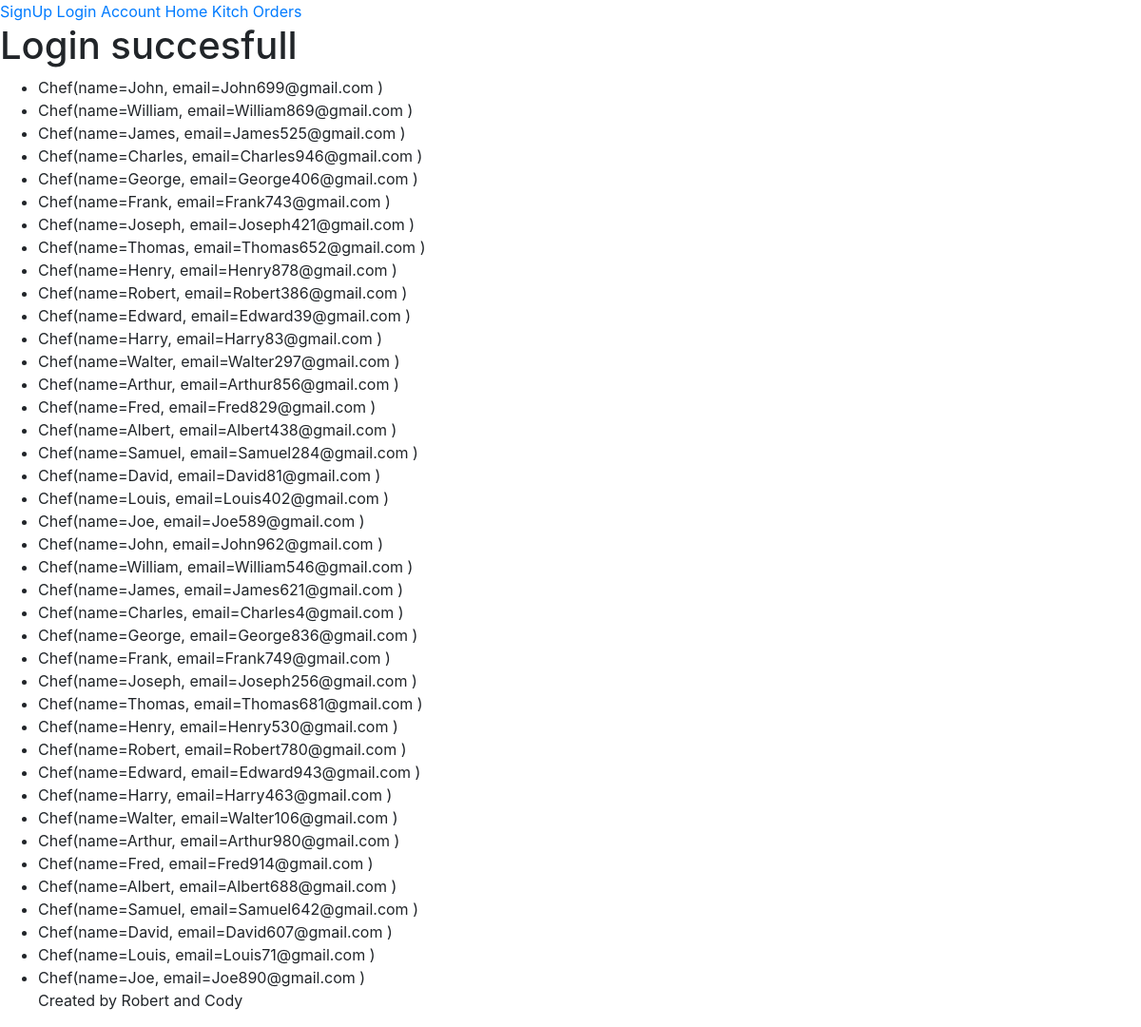
The page /home (signed in) on the database its author committed.
### models.py (models this page shows)
class Chef:
    pass

### app.py (the view)
@app.route("/home")
@login_required
def home():
    chefs = session.query(Chef).all()
    return render_template("home.html",chefs=chefs)

### app.py (called while the page is built)
@login_manager.user_loader
def load_user(user_id):
    return session.query(Chef).filter_by(id=user_id).first()

### models.py (called while the page is built)
    def __repr__(self):
        if self.cart and self.kitch:
            return "Chef(name=%s, email=%s, cartid=%s, kitchid=%s)"%(self.name, self.email, self.cart.id, self.kitch.id)
        elif self.cart and not self.kitch:
            return "Chef(name=%s, cartid=%s)"%(self.name, self.cart.id)
        elif self.kitch and not self.cart:
            return "Chef(name=%s, kitchid=%s)"%(self.name, self.kitch.id)
        else:
            return "Chef(name=%s, email=%s )"%(self.name, self.email )

### templates/home.html (shortened to what this page needs)
{% extends "navbase.html" %}
{% block content %}
    <h1> Login succesfull </h1>
    {% for chef in chefs %}
    <ul>
        <li>{{chef}} </li}
    {% endfor %}
{% endblock %}

### templates/navbase.html
{% extends "base.html" %}
{% block navbar %}
    <a href= {{ url_for("signup") }}>SignUp</a>
    <a href= {{ url_for("login") }}>Login</a>
    <a href= {{ url_for("account") }}>Account</a>
    <a href= {{ url_for("home") }}>Home</a>
    <a href= {{ url_for("kitch") }}>Kitch</a>
    <a href= {{ url_for("orders") }}>Orders</a>
{% endblock %}

### templates/base.html (shortened to what this page needs)
<html>
<link rel="stylesheet" href="https://maxcdn.bootstrapcdn.com/bootstrap/4.0.0-beta.2/css/bootstrap.min.css">
    <head>
    </head>
        <body>
        {% block navbar %}
        {% endblock %}
        {% block content %}
        {% endblock %}
        </body>
<p> Created by Robert and Cody </p>
</html>

### rows shown on the page
Chef: name+email "Chef(name=John, email=John699@gmail.com )"
Chef: name+email "Chef(name=William, email=William869@gmail.com )"
Chef: name+email "Chef(name=James, email=James525@gmail.com )"
Chef: name+email "Chef(name=Charles, email=Charles946@gmail.com )"
Chef: name+email "Chef(name=George, email=George406@gmail.com )"
Chef: name+email "Chef(name=Frank, email=Frank743@gmail.com )"
Chef: name+email "Chef(name=Joseph, email=Joseph421@gmail.com )"
Chef: name+email "Chef(name=Thomas, email=Thomas652@gmail.com )"
Chef: name+email "Chef(name=Henry, email=Henry878@gmail.com )"
Chef: name+email "Chef(name=Robert, email=Robert386@gmail.com )"
Chef: name+email "Chef(name=Edward, email=Edward39@gmail.com )"
Chef: name+email "Chef(name=Harry, email=Harry83@gmail.com )"
Chef: name+email "Chef(name=Walter, email=Walter297@gmail.com )"
Chef: name+email "Chef(name=Arthur, email=Arthur856@gmail.com )"
Chef: name+email "Chef(name=Fred, email=Fred829@gmail.com )"
Chef: name+email "Chef(name=Albert, email=Albert438@gmail.com )"
Chef: name+email "Chef(name=Samuel, email=Samuel284@gmail.com )"
Chef: name+email "Chef(name=David, email=David81@gmail.com )"
Chef: name+email "Chef(name=Louis, email=Louis402@gmail.com )"
Chef: name+email "Chef(name=Joe, email=Joe589@gmail.com )"
Chef: name+email "Chef(name=John, email=John962@gmail.com )"
Chef: name+email "Chef(name=William, email=William546@gmail.com )"
Chef: name+email "Chef(name=James, email=James621@gmail.com )"
Chef: name+email "Chef(name=Charles, email=Charles4@gmail.com )"
Chef: name+email "Chef(name=George, email=George836@gmail.com )"
Chef: name+email "Chef(name=Frank, email=Frank749@gmail.com )"
Chef: name+email "Chef(name=Joseph, email=Joseph256@gmail.com )"
Chef: name+email "Chef(name=Thomas, email=Thomas681@gmail.com )"
Chef: name+email "Chef(name=Henry, email=Henry530@gmail.com )"
Chef: name+email "Chef(name=Robert, email=Robert780@gmail.com )"
Chef: name+email "Chef(name=Edward, email=Edward943@gmail.com )"
Chef: name+email "Chef(name=Harry, email=Harry463@gmail.com )"
Chef: name+email "Chef(name=Walter, email=Walter106@gmail.com )"
Chef: name+email "Chef(name=Arthur, email=Arthur980@gmail.com )"
Chef: name+email "Chef(name=Fred, email=Fred914@gmail.com )"
Chef: name+email "Chef(name=Albert, email=Albert688@gmail.com )"
Chef: name+email "Chef(name=Samuel, email=Samuel642@gmail.com )"
Chef: name+email "Chef(name=David, email=David607@gmail.com )"
Chef: name+email "Chef(name=Louis, email=Louis71@gmail.com )"
Chef: name+email "Chef(name=Joe, email=Joe890@gmail.com )"
